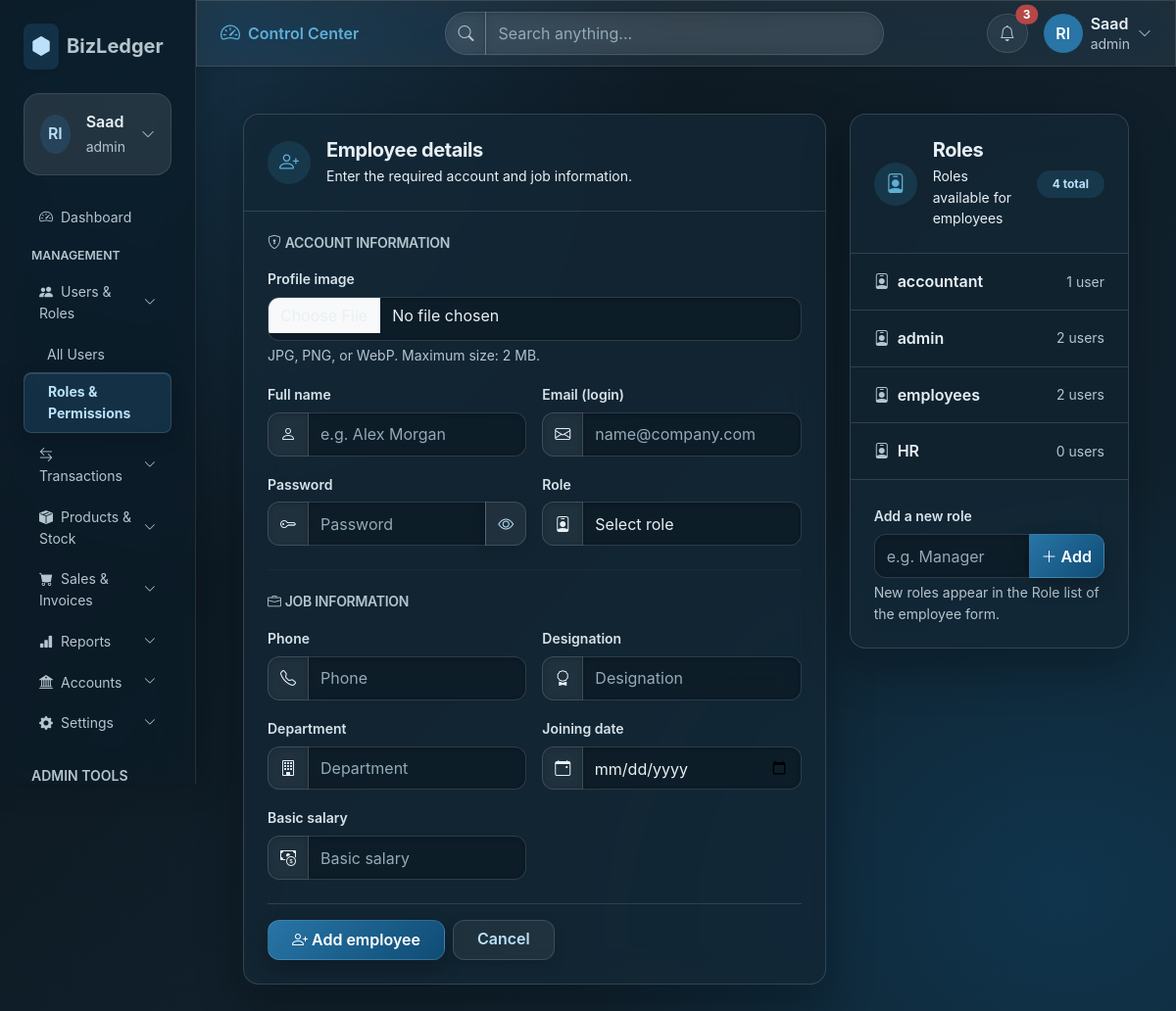
/admin/permissions.php (signed in), run on the app's committed database.
### tables this page shows
CREATE TABLE `roles` (
  `role_id` int UNSIGNED NOT NULL,
  `company_id` int UNSIGNED NOT NULL,
  `role_name` varchar(80) NOT NULL
);

### admin/permissions.php (the view, shortened to what this page needs)
<?php
include_once 'assets/db/bdconfig.php';
$company_id = (int) ($_SESSION['company_id'] ?? 1);
$roles = [];
$role_result = $conn -> query("SELECT r.role_id, r.role_name,
(SELECT COUNT(*)
   FROM user_roles ur
   JOIN users u ON u.user_id = ur.user_id
  WHERE ur.role_id = r.role_id
    AND u.company_id = r.company_id) AS user_count
FROM roles r
WHERE r.company_id = '$company_id'
ORDER BY r.role_name ASC");
while($r = $role_result -> fetch_assoc()){
    $roles[] = $r;
}
?>
<!DOCTYPE html>
<html lang="en">
<head>
  <link href="https://cdn.jsdelivr.net/npm/bootstrap@5.3.3/dist/css/bootstrap.min.css" rel="stylesheet">
  <link href="https://cdn.jsdelivr.net/npm/bootstrap-icons@1.11.3/font/bootstrap-icons.min.css" rel="stylesheet">
  <link href="assets/css/glassmorphism.css" rel="stylesheet">
</head>
<body class="bg-body-tertiary dashboard-page">
  <div class="container-fluid">
    <div class="row min-vh-100">
      <div class="col-lg-3 col-xl-2 p-0"><?php include 'include/adminsidebar.php'; ?></div>
      <div class="col-12 col-lg-9 col-xl-10 p-0">
        <?php include 'include/adminheadbar.php'; ?>
        <main class="p-3 p-md-4 p-xl-5">
          <div class="row g-4 align-items-start">
          <div class="col-12 col-xl-8">
          <section class="card dashboard-card rounded-4 shadow-sm" aria-labelledby="employee-form-title">
            <div class="card-body p-0">
              <div class="d-flex align-items-center gap-3 p-3 p-md-4 border-bottom">
                <span class="d-inline-flex align-items-center justify-content-center rounded-circle bg-primary-subtle text-primary flex-shrink-0" style="width: 2.75rem; height: 2.75rem">
                  <i class="bi bi-person-plus fs-5" aria-hidden="true"></i>
                </span>
                <div>
                  <h2 class="h5 dashboard-section-title fw-bold mb-1" id="employee-form-title">Employee details</h2>
                  <p class="small dashboard-subtitle mb-0">Enter the required account and job information.</p>
                </div>
              </div>
              <form method="post" enctype="multipart/form-data" class="p-3 p-md-4">
                <div class="mb-4">
                  <h3 class="h6 text-uppercase text-secondary fw-semibold small mb-3">
                    <i class="bi bi-shield-lock me-1" aria-hidden="true"></i>Account information
                  </h3>
                  <div class="row g-3">
                    <div class="col-12">
                      <label class="form-label fw-semibold" for="profile_image">Profile image</label>
                      <input id="profile_image" type="file" name="profile_image" class="form-control" accept="image/jpeg,image/png,image/webp">
                      <div class="form-text">JPG, PNG, or WebP. Maximum size: 2 MB.</div>
                    </div>
                    <div class="col-md-6">
                      <label class="form-label fw-semibold" for="name">Full name</label>
                      <div class="input-group">
                        <span class="input-group-text bg-light text-secondary"><i class="bi bi-person"></i></span>
                        <input id="name" name="name" class="form-control" placeholder="e.g. Alex Morgan" required>
                      </div>
                    </div>
                    <div class="col-md-6">
                      <label class="form-label fw-semibold" for="email">Email (login)</label>
                      <div class="input-group">
                        <span class="input-group-text bg-light text-secondary"><i class="bi bi-envelope"></i></span>
                        <input id="email" type="email" name="email" class="form-control" placeholder="name@company.com" required>
                      </div>
                    </div>
                    <div class="col-md-6">
                      <label class="form-label fw-semibold" for="temporary_password">Password</label>
                      <div class="input-group">
                        <span class="input-group-text bg-light text-secondary"><i class="bi bi-key"></i></span>
                        <input id="temporary_password" type="password" name="temporary_password" class="form-control" placeholder="Password" required>
                        <button class="btn btn-light border" type="button" id="togglePassword" aria-label="Show or hide password">
                          <i class="bi bi-eye" id="togglePasswordIcon"></i>
                        </button>
                      </div>
                    </div>
                    <div class="col-md-6">
                      <label class="form-label fw-semibold" for="role">Role</label>
                      <div class="input-group">
                        <span class="input-group-text bg-light text-secondary"><i class="bi bi-person-badge"></i></span>
                        <select id="role" name="role" class="form-select" required>
                          <option value="" disabled selected>Select role</option>
                        </select>
                      </div>
                    </div>
                  </div>
                </div>
                <hr class="text-secondary-emphasis opacity-25">
                <div class="mb-2 mt-4">
                  <h3 class="h6 text-uppercase text-secondary fw-semibold small mb-3">
                    <i class="bi bi-briefcase me-1" aria-hidden="true"></i>Job information
                  </h3>
                  <div class="row g-3">
                    <div class="col-md-6">
                      <label class="form-label fw-semibold" for="phone">Phone</label>
                      <div class="input-group">
                        <span class="input-group-text bg-light text-secondary"><i class="bi bi-telephone"></i></span>
                        <input id="phone" name="phone" class="form-control" placeholder="Phone">
                      </div>
                    </div>
                    <div class="col-md-6">
                      <label class="form-label fw-semibold" for="designation">Designation</label>
                      <div class="input-group">
                        <span class="input-group-text bg-light text-secondary"><i class="bi bi-award"></i></span>
                        <input id="designation" name="designation" class="form-control" placeholder="Designation">
                      </div>
                    </div>
                    <div class="col-md-6">
                      <label class="form-label fw-semibold" for="department">Department</label>
                      <div class="input-group">
                        <span class="input-group-text bg-light text-secondary"><i class="bi bi-building"></i></span>
                        <input id="department" name="department" class="form-control" placeholder="Department">
                      </div>
                    </div>
                    <div class="col-md-6">
                      <label class="form-label fw-semibold" for="joining_date">Joining date</label>
                      <div class="input-group">
                        <span class="input-group-text bg-light text-secondary"><i class="bi bi-calendar-event"></i></span>
                        <input id="joining_date" type="date" name="joining_date" class="form-control">
                      </div>
                    </div>
                    <div class="col-md-6">
                      <label class="form-label fw-semibold" for="basic_salary">Basic salary</label>
                      <div class="input-group">
                        <span class="input-group-text bg-light text-secondary"><i class="bi bi-cash-coin"></i></span>
                        <input id="basic_salary" type="number" step="0.01" name="basic_salary" class="form-control" placeholder="Basic salary">
                      </div>
                    </div>
                  </div>
                </div>
                <div class="d-flex flex-wrap gap-2 mt-4 pt-3 border-top">
                  <button type="submit" class="btn btn-primary px-4">
                    <i class="bi bi-person-plus me-1" aria-hidden="true"></i>Add employee
                  </button>
                  <a href="dashboard_admin.php" class="btn btn-light border px-4">Cancel</a>
                </div>
              </form>
            </div>
          </section>
          </div>
          <div class="col-12 col-xl-4">
            <section class="card dashboard-card rounded-4 shadow-sm" aria-labelledby="roles-title">
              <div class="card-body p-0">
                <div class="d-flex align-items-center justify-content-between gap-3 p-3 p-md-4 border-bottom">
                  <div class="d-flex align-items-center gap-3">
                    <span class="d-inline-flex align-items-center justify-content-center rounded-circle bg-primary-subtle text-primary flex-shrink-0" style="width: 2.75rem; height: 2.75rem">
                      <i class="bi bi-person-badge fs-5" aria-hidden="true"></i>
                    </span>
                    <div>
                      <h2 class="h5 dashboard-section-title fw-bold mb-1" id="roles-title">Roles</h2>
                      <p class="small dashboard-subtitle mb-0">Roles available for employees</p>
                    </div>
                  </div>
                  <span class="badge rounded-pill bg-primary-subtle text-primary-emphasis px-3 py-2"><?= count($roles) ?> total</span>
                </div>
                <ul class="list-group list-group-flush">
                  <?php foreach($roles as $r){ ?>
                    <li class="list-group-item d-flex justify-content-between align-items-center px-4 py-3">
                      <span class="fw-semibold"><i class="bi bi-person-badge text-secondary me-2" aria-hidden="true"></i><?= htmlspecialchars($r['role_name']) ?></span>
                      <span class="small text-secondary"><?= (int) $r['user_count'] ?> user<?= $r['user_count'] == 1 ? '' : 's' ?></span>
                    </li>
                  <?php } ?>
                </ul>
                <form method="post" class="p-3 p-md-4 border-top">
                  <label class="form-label fw-semibold" for="role_name">Add a new role</label>
                  <div class="input-group">
                    <input id="role_name" name="role_name" class="form-control" placeholder="e.g. Manager" maxlength="80" required>
                    <button class="btn btn-primary" type="submit" name="add_role"><i class="bi bi-plus-lg me-1" aria-hidden="true"></i>Add</button>
                  </div>
                  <div class="form-text">New roles appear in the Role list of the employee form.</div>
                </form>
              </div>
            </section>
          </div>
          </div>
        </main>
      </div>
    </div>
  </div>
</body>
</html>

### data on the page
roles: role_name "accountant", user_count "1"
roles: role_name "admin", user_count "2"
roles: role_name "employees", user_count "2"
roles: role_name "HR", user_count "0"

### other printed values
$_SESSION['name'] "Saad"
$_SESSION['role'] "admin"
count($roles) "4"
